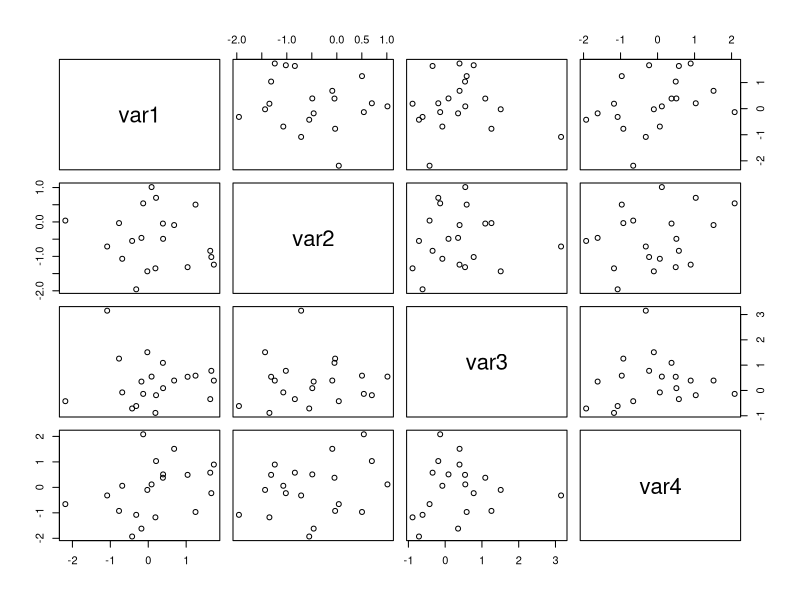

The R script that drew this image: (Note: this script raises an error after producing the figure.)
x <- matrix(c(4,7,3,8,9,2),nrow = 2)
x
x[2,2]
x[,2]

number_1 <- rnorm(80,mean=0,sd=1)
number_1

mat_1 <- matrix(number_1,nrow = 20,ncol = 4)
mat_1

df_1 <- data.frame(mat_1)
df_1

names(df_1) <- c("var1","var2","var3","var4")

head(df_1)
plot(df_1)

x <- seq(1,100,by=2.5)
x
x[5]
x[4:10]
l <- length(x)
x[l]
x[length(x)-1]

x[-2]

idx <- c(1,4,6)
x[idx]
x[-idx]
x>20

(x<=10) | (x>30)

x[x<10|x>30]

x2 <- numeric(length(x))
x2
x2[x<=30] <- 1
x2
x2[(x>30)&(x<70)] <- 2
x2[x>70] <- 3
x2

#alternative
library(car)
x2 <- recode(x,"0:30=1; 30:70=2; else=3")
x2

summary(x)
sum(x)
consum(x)
rec(x)
sort(x,decreasing = T)
sample(x,10)

#data frame
test <- dara.frame(A0c(1,2,3),B=c("plot1","plot2","plot3"))
test
test[,1]
test[,"A"]
test$A




